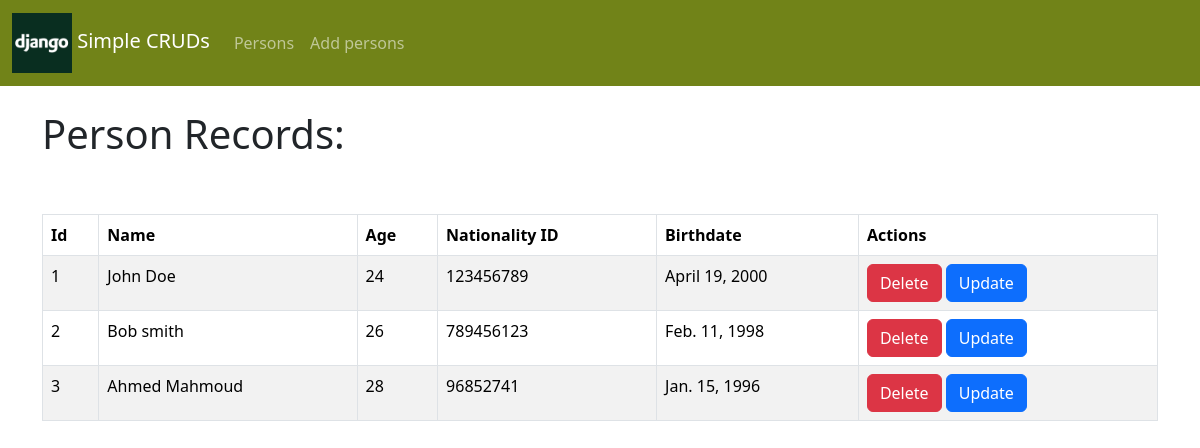
/persons, run on an earlier commit of the app's database.
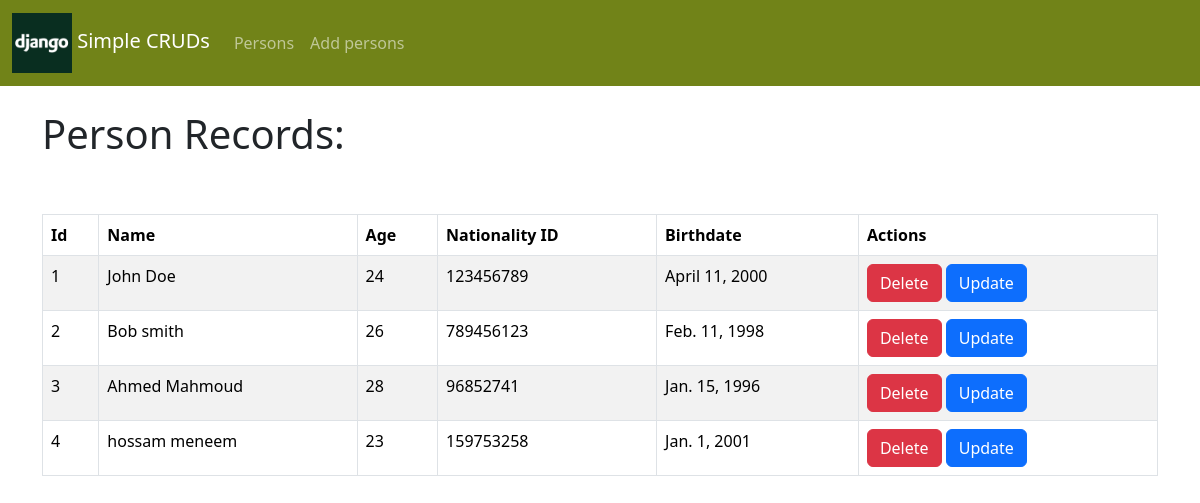
And on a later commit of the database.
### app/models.py (models this page shows, shortened)
class Person(models.Model):
    name = models.CharField(max_length=100)
    age = models.IntegerField()
    nationalityID = models.IntegerField()
    birthDate = models.DateField()

### app/views.py (the view)
# urls.py: path('persons', views.listPersons, name='persons'),
def listPersons(request):
    persons = Person.objects.all()
    return render(request, "persons.html", {"persons": persons})

### app/templates/persons.html (shortened to what this page needs)
    {% extends 'base.html' %}
    {% block content %}
    <h1>Person Records:</h1>
    <br><br>
    <table class="table table-bordered table-striped">
      <thead class="thead-dark">
          <tr>
              <th scope="col">Id</th>
              <th scope="col">Name</th>
              <th scope="col">Age</th>
              <th scope="col">Nationality ID</th>
              <th scope="col">Birthdate</th>
              <th scope="col">Actions</th>
          </tr>
      </thead>
      <tbody>
          {% for person in persons %}
          <tr>
              <td>{{ person.id }}</td>
              <td>{{ person.name }}</td>
              <td>{{ person.age }}</td>
              <td>{{ person.nationalityID }}</td>
              <td>{{ person.birthDate }}</td>
              <td>
                  <a href="#" onclick="confirmDelete({{ person.id }})" class="btn btn-danger">Delete</a>
                  <a href="{% url 'updatePerson' person.id %}" class="btn btn-primary">Update</a>
              </td>
          </tr>
          {% endfor %}
      </tbody>
  </table>
      {% endblock %}

What changed in the data, as far as the page shows it:
changed Person "John Doe": birthDate "April 19, 2000" → "April 11, 2000"
added Person: id "4", name "hossam meneem", age "23", nationalityID "159753258", birthDate "Jan. 1, 2001"
